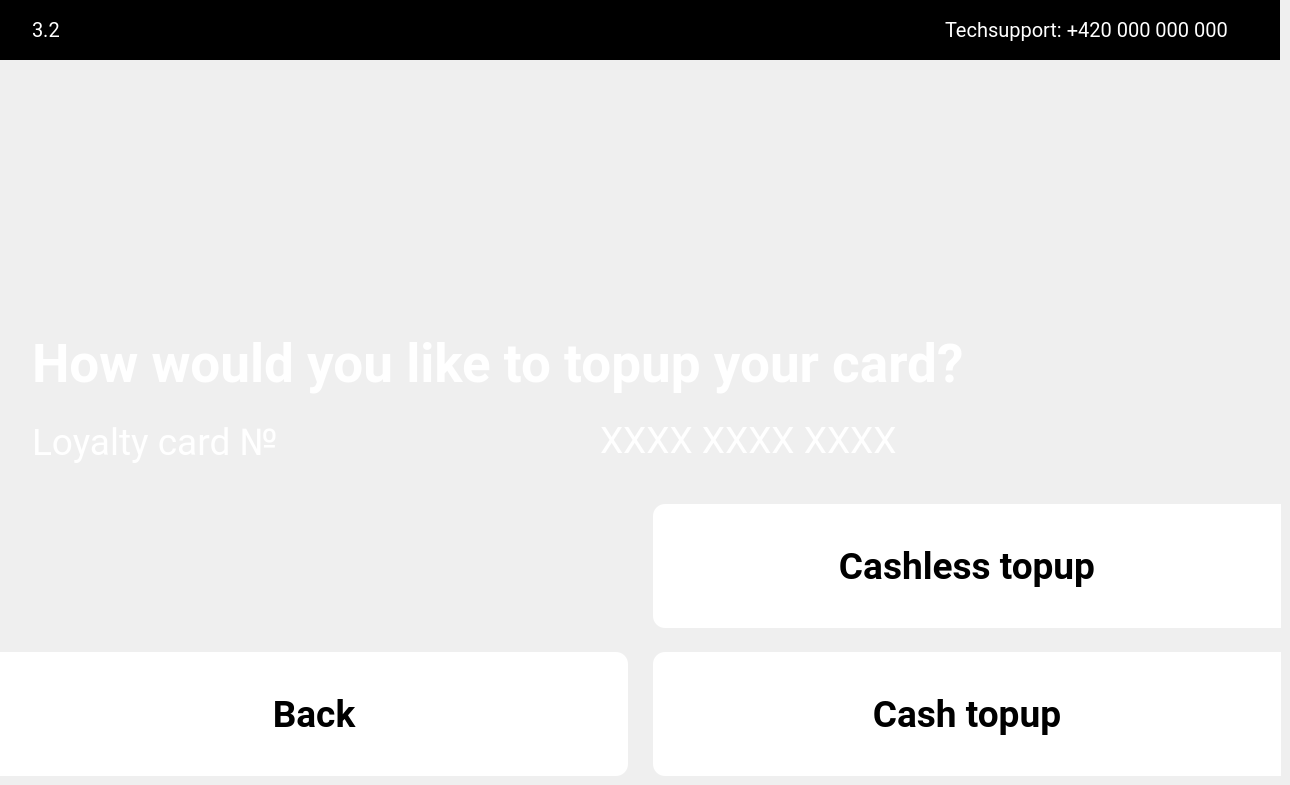
    <widget class="QWidget" name="i16Page">
     <widget class="QFrame" name="i16FrLogo">
      <property name="geometry">
       <rect>
        <x>0</x>
        <y>0</y>
        <width>1280</width>
        <height>60</height>
       </rect>
      </property>
      <property name="styleSheet">
       <string notr="true">background-color:rgb(0, 0, 0);
border:none;</string>
      </property>
      <property name="frameShape">
       <enum>QFrame::StyledPanel</enum>
      </property>
      <property name="frameShadow">
       <enum>QFrame::Raised</enum>
      </property>
      <widget class="QLabel" name="i16LblLogo">
       <property name="geometry">
        <rect>
         <x>578</x>
         <y>13</y>
         <width>124</width>
         <height>34</height>
        </rect>
       </property>
       <property name="text">
        <string>&lt;html&gt;&lt;head/&gt;&lt;body&gt;&lt;p&gt;&lt;img src=&quot;:/res/pic/Frame.png&quot;/&gt;&lt;/p&gt;&lt;/body&gt;&lt;/html&gt;</string>
       </property>
      </widget>
      <widget class="QLabel" name="i16LblNumbPage">
       <property name="geometry">
        <rect>
         <x>32</x>
         <y>18</y>
         <width>120</width>
         <height>24</height>
        </rect>
       </property>
       <property name="font">
        <font>
         <family>Roboto</family>
         <pointsize>15</pointsize>
        </font>
       </property>
       <property name="styleSheet">
        <string notr="true">color:rgb(255, 255, 255);
qproperty-alignment: AlignLeft;</string>
       </property>
       <property name="text">
        <string>3.2</string>
       </property>
      </widget>
      <widget class="QLabel" name="i16LblTech">
       <property name="geometry">
        <rect>
         <x>945</x>
         <y>18</y>
         <width>303</width>
         <height>24</height>
        </rect>
       </property>
       <property name="font">
        <font>
         <family>Roboto</family>
         <pointsize>15</pointsize>
        </font>
       </property>
       <property name="styleSheet">
        <string notr="true">color:rgb(255, 255, 255);
qproperty-alignment: AlignLeft;</string>
       </property>
       <property name="text">
        <string>Techsupport: +420 000 000 000</string>
       </property>
      </widget>
     </widget>
     <widget class="QLabel" name="i16LblPic">
      <property name="geometry">
       <rect>
        <x>540</x>
        <y>101</y>
        <width>200</width>
        <height>200</height>
       </rect>
      </property>
      <property name="text">
       <string>&lt;html&gt;&lt;head/&gt;&lt;body&gt;&lt;p&gt;&lt;img src=&quot;:/res/pic/LoyaltyCard.png&quot;/&gt;&lt;/p&gt;&lt;/body&gt;&lt;/html&gt;</string>
      </property>
     </widget>
     <widget class="QLabel" name="i16LblText">
      <property name="geometry">
       <rect>
        <x>32</x>
        <y>333</y>
        <width>1217</width>
        <height>61</height>
       </rect>
      </property>
      <property name="font">
       <font>
        <family>Roboto</family>
        <pointsize>40</pointsize>
        <weight>75</weight>
        <bold>true</bold>
       </font>
      </property>
      <property name="styleSheet">
       <string notr="true">color:rgb(255, 255, 255);
qproperty-alignment: AlignCenter;</string>
      </property>
      <property name="text">
       <string>How would you like to topup your card?</string>
      </property>
     </widget>
     <widget class="QLabel" name="i16LblText2">
      <property name="geometry">
       <rect>
        <x>32</x>
        <y>421</y>
        <width>881</width>
        <height>42</height>
       </rect>
      </property>
      <property name="font">
       <font>
        <family>Roboto</family>
        <pointsize>28</pointsize>
       </font>
      </property>
      <property name="styleSheet">
       <string notr="true">color:rgb(255, 255, 255);
qproperty-alignment: AlignCenter;</string>
      </property>
      <property name="text">
       <string>Loyalty card №</string>
      </property>
     </widget>
     <widget class="QLabel" name="i16LblText3">
      <property name="geometry">
       <rect>
        <x>600</x>
        <y>420</y>
        <width>551</width>
        <height>41</height>
       </rect>
      </property>
      <property name="font">
       <font>
        <family>Roboto</family>
        <pointsize>28</pointsize>
       </font>
      </property>
      <property name="styleSheet">
       <string notr="true">color:rgb(255, 255, 255);
qproperty-alignment: AlignLeft;</string>
      </property>
      <property name="text">
       <string>XXXX XXXX XXXX</string>
      </property>
     </widget>
     <widget class="QPushButton" name="i16BtnBack">
      <property name="geometry">
       <rect>
        <x>0</x>
        <y>652</y>
        <width>628</width>
        <height>124</height>
       </rect>
      </property>
      <property name="font">
       <font>
        <family>Roboto</family>
        <pointsize>28</pointsize>
        <weight>75</weight>
        <bold>true</bold>
       </font>
      </property>
      <property name="focusPolicy">
       <enum>Qt::NoFocus</enum>
      </property>
      <property name="styleSheet">
       <string notr="true">QPushButton#i16BtnBack{background-color: rgb(255, 255, 255);
color:rgb(0, 0, 0);
border-top-left-radius: 0px;
    border-top-right-radius: 12px;
    border-bottom-right-radius: 12px;
    border-bottom-left-radius: 0px;
image:url(':/res/pic/Vector.png');
image-position: left;
border-style: outset;}
QPushButton#i16BtnBack:pressed{background-color:rgb(222, 222, 222);
border-style: inset;}
</string>
      </property>
      <property name="text">
       <string>Back</string>
      </property>
     </widget>
     <widget class="QPushButton" name="i16BtnTopup">
      <property name="geometry">
       <rect>
        <x>653</x>
        <y>652</y>
        <width>628</width>
        <height>124</height>
       </rect>
      </property>
      <property name="font">
       <font>
        <family>Roboto</family>
        <pointsize>28</pointsize>
        <weight>75</weight>
        <bold>true</bold>
       </font>
      </property>
      <property name="focusPolicy">
       <enum>Qt::NoFocus</enum>
      </property>
      <property name="styleSheet">
       <string notr="true">QPushButton#i16BtnTopup{background-color: rgb(255, 255, 255);
color:rgb(0, 0, 0);
border-top-left-radius: 12px;
    border-top-right-radius: 0px;
    border-bottom-right-radius: 0px;
    border-bottom-left-radius: 12px;
image:url(':/res/pic/Vector2.png');
image-position: right;
border-style: outset;}
QPushButton#i16BtnTopup:pressed{background-color:rgb(222, 222, 222);
border-style: inset;}
</string>
      </property>
      <property name="text">
       <string>Cash topup</string>
      </property>
     </widget>
     <widget class="QPushButton" name="i16BtnCash">
      <property name="geometry">
       <rect>
        <x>653</x>
        <y>504</y>
        <width>628</width>
        <height>124</height>
       </rect>
      </property>
      <property name="font">
       <font>
        <family>Roboto</family>
        <pointsize>28</pointsize>
        <weight>75</weight>
        <bold>true</bold>
       </font>
      </property>
      <property name="focusPolicy">
       <enum>Qt::NoFocus</enum>
      </property>
      <property name="styleSheet">
       <string notr="true">QPushButton#i16BtnCash{background-color: rgb(255, 255, 255);
color:rgb(0, 0, 0);
border-top-left-radius: 12px;
    border-top-right-radius: 0px;
    border-bottom-right-radius: 0px;
    border-bottom-left-radius: 12px;
image:url(':/res/pic/Vector2.png');
image-position: right;
border-style: outset;}
QPushButton#i16BtnCash:pressed{background-color:rgb(222, 222, 222);
border-style: inset;}
</string>
      </property>
      <property name="text">
       <string>Cashless topup</string>
      </property>
     </widget>
    </widget>
